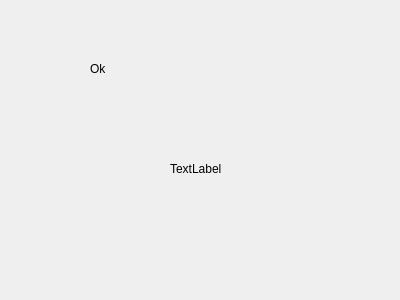
<?xml version="1.0" encoding="UTF-8"?>
<ui version="4.0">
 <class>Popup</class>
 <widget class="QDialog" name="Popup">
  <property name="geometry">
   <rect>
    <x>0</x>
    <y>0</y>
    <width>400</width>
    <height>300</height>
   </rect>
  </property>
  <property name="windowTitle">
   <string>Dialog</string>
  </property>
  <widget class="QLabel" name="label">
   <property name="geometry">
    <rect>
     <x>90</x>
     <y>60</y>
     <width>54</width>
     <height>18</height>
    </rect>
   </property>
   <property name="text">
    <string>Ok</string>
   </property>
  </widget>
  <widget class="QLabel" name="label_2">
   <property name="geometry">
    <rect>
     <x>170</x>
     <y>160</y>
     <width>54</width>
     <height>18</height>
    </rect>
   </property>
   <property name="text">
    <string>TextLabel</string>
   </property>
  </widget>
 </widget>
 <resources/>
 <connections/>
</ui>
